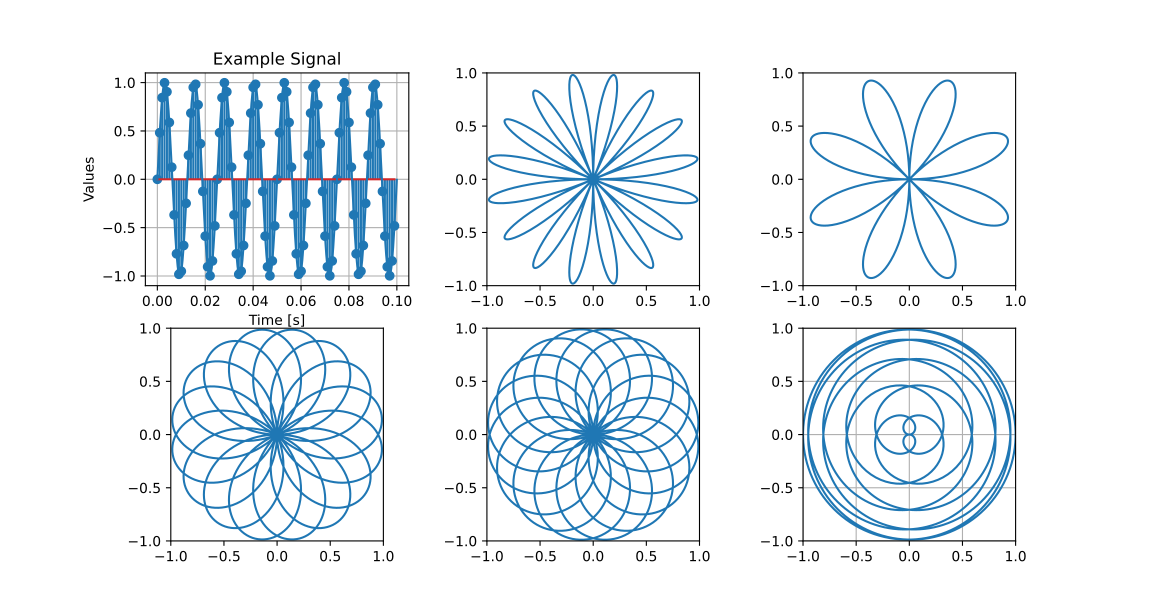

Python code for this plot:
from common import Signal
from common import SignalType

import numpy as np
import matplotlib.pyplot as plt
import math
from matplotlib.animation import FuncAnimation, PillowWriter

fig, axes = plt.subplots(2, 3, figsize=(10, 12))
axes = axes.flatten()
precision = 0.00001
duration = 0.1
sine_signal = Signal("Example Signal", 1, 80, 0, SignalType.SINE, duration, precision).with_sampling(1000)

print(sine_signal.samples)

length = len(sine_signal.get_function())

omega_values = [1, 2, 5, 7, 80]
y_values = [None] * len(omega_values)
sine_signal.plot_signal(axes[0])

for i in range(len(omega_values)):
    axes[1 + i].set_aspect('equal', adjustable='box')
    y_values[i] = sine_signal.get_function() * math.e ** (-2 * np.pi * 1j * omega_values[i] * np.arange(0, 1, 1 / length))
    axes[1 + i].plot(y_values[i].real, y_values[i].imag)
    axes[1 + i].set_xlim(-1, 1)
    axes[1 + i].set_ylim(-1, 1)


plt.grid()
plt.show()

x = y_values[i].real
y = y_values[i].imag

fig, ax = plt.subplots(figsize=(5, 5))
ax.set_xlim(-1, 1)
ax.set_ylim(-1, 1)
ax.set_aspect('equal', adjustable='box')
ax.grid(True)

line, = ax.plot([], [], linewidth=2)
point, = ax.plot([], [], 'o')

def update(i):
    line.set_data(x[:i], y[:i])
    point.set_data([x[i]], [y[i]])
    return line, point

frames = len(x)
anim = FuncAnimation(fig, update, frames=frames, interval=1, blit=False)

writer = PillowWriter(fps=60)
anim.save("signal.gif", writer=writer)

plt.show()
